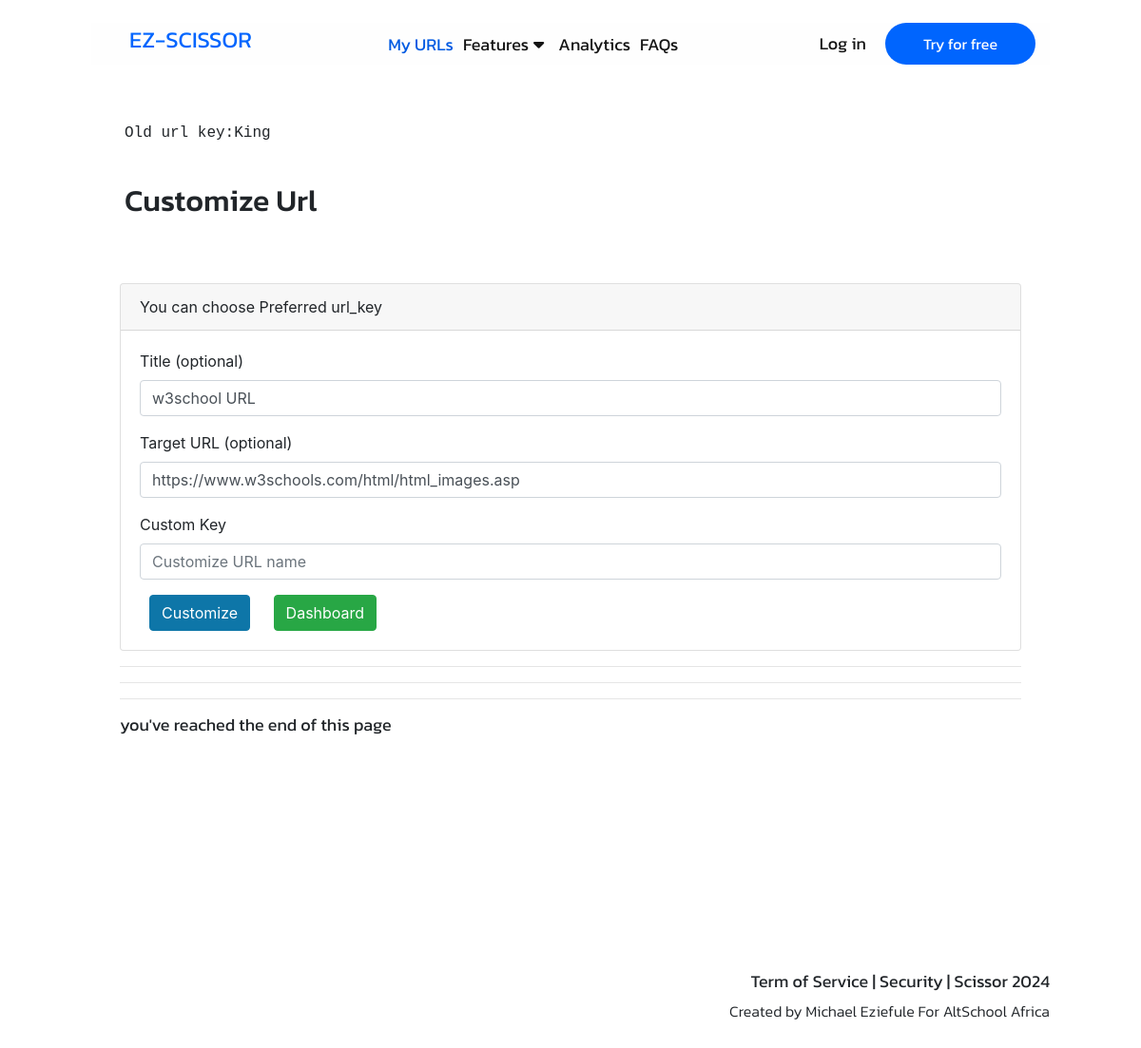
Page /customise/King (signed in) on the committed database.
### storage/model.py (models this page shows)
class URL(Base):
    __tablename__ = 'urls'
    id = Column(Integer, primary_key=True, index = True)
    title = Column(Integer, nullable=True, default="My Title")
    target_url = Column(String, nullable=True)
    key = Column(String, nullable= False, unique=True)
    clicks = Column(Integer, default=0)
    is_active = Column(Boolean, default=True)
    date_created = Column(Date, nullable= False)
    qr_url = Column(String, nullable= True)
    owner_id = Column(Integer, ForeignKey("users.id"), default=0)
    owner = relationship("USER", back_populates = "urls")

### router/url.py (the view)
@router.get("/customise/{url_key}", response_class=HTMLResponse)
async def customise(
    request: Request,
    url_key:str,
    db:Session=Depends(database.get_db)
):
    user = service.get_user_from_token(request, db)
    if user is None:
        return RedirectResponse("/auth", status_code=status.HTTP_403_FORBIDDEN)
    url_key = db.query(model.URL).filter(model.URL.key == url_key).first()
    return templates.TemplateResponse("customize.html", {"request": request, "user": user, 'url_key': url_key})

### templates/Customize.html (shortened to what this page needs)
{% include 'layout.html' %}
<div class="container">
    <div class="card-body text-monospace"></div>
    <div name = "url_key" class="card-body text-monospace">Old url key:{{url_key.key}}</div>
    <div class="card-body">
        <h2>Customize Url</h2>
    </div>
    <div class="card-body">
    </div>
    <div class="container">
        <div class="card">
            <div class="card-header">
                You can choose Preferred url_key
            </div>
            <div class=card-body>
                <form method = "POST">
                    <div class="form-group">
                        <label>Title (optional)</label>
                        <input name = "title" class="form-control" type="text" id="title" value="{{url_key.title}}">
                    </div>
                    <div class="form-group">
                        <label>Target URL (optional) </label>
                        <input name = "target_url" class="form-control" value="{{url_key.target_url}}"></input>
                    </div>
                    <div class="form-group">
                        <label>Custom Key</label>
                        <input name ="custom_name" type="text" class="form-control" id="title" placeholder= "Customize URL name" required>
                    </div>
                    <button type="submit" class="btn btn-primary">Customize</button>
                    <button
                        onclick="window.location.href='/ezzy/dashboard'"
                        type="button"
                        class="btn btn-success"
                    >
                        Dashboard
                    </button>
                </form>
            </div>
        </div>
        <hr class="orb-divider"></hr>
        <hr class="orb-divider"></hr>
        <hr class="orb-divider"></hr>
        <div class=""><h4>you've reached the end of this page</h4></div>
    </div>
</div>
<div class="card-body"></div>
<div class="whyscissors"></div>
{% include 'footnote.html' %}

### static/css/style.css (style rules this page uses)
:root { --bg-black-000: #000000; --bg-black-200: #1E1E1E; --bg-green-100: #067808; --bg-white-100: #E2E9F0; --bg-yellow-000: #EAC81F; --bg-black-400: #F8F7F7; --bg-black-300: #FEFEFE; --bg-color-000: #FFFFFF; --text-Main-text: #141414; --text-Primary-300: #0065fe; --text-Primary-400: #005AE2; --bg-color-400: #1E3448; }
* { margin: 0; padding: 0; outline: none; text-decoration: none; box-sizing: border-box; }
h2 { font-size: 40px; font-weight: 500; font-family: 'Kanit', sans-serif; }
h4 { font-size: 18px; font-weight: 400; font-family: 'Kanit', sans-serif; }
body { width: 100%; padding: 2% 10%; height: auto; }
button { white-space: nowrap; border: none; border-radius: 24px; align-self: center; font-size: 16px; padding: 10px 40px; margin: 0 10px; color: var(--bg-black-300); background-color: var(--text-Primary-300); }
.whyscissors { margin: auto; padding: 100px 10px; display: flex; justify-content: space-between; }

### static/css/mediaquerry.css (style rules this page uses)
@media only screen and (min-width: 1024px) { body { padding: 2% 8%; } }
@media only screen and (min-width: 1024px) { h2 { font-size: 32px; } }
@media only screen and (min-width: 1024px) { h4 { font-size: 18px; } }

### rows in the picture
URL: key "King", title "w3school URL", target_url "https://www.w3schools.com/html/html_images.asp"
